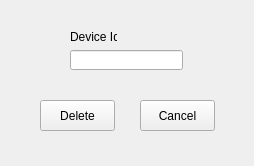
<?xml version="1.0" encoding="UTF-8"?>
<ui version="4.0">
 <class>DeleteClientPup</class>
 <widget class="QWidget" name="DeleteClientPup">
  <property name="geometry">
   <rect>
    <x>0</x>
    <y>0</y>
    <width>254</width>
    <height>166</height>
   </rect>
  </property>
  <property name="windowTitle">
   <string>Form</string>
  </property>
  <widget class="QLineEdit" name="Input_Id">
   <property name="geometry">
    <rect>
     <x>70</x>
     <y>50</y>
     <width>113</width>
     <height>20</height>
    </rect>
   </property>
  </widget>
  <widget class="QLabel" name="Input_Signature_2">
   <property name="geometry">
    <rect>
     <x>70</x>
     <y>30</y>
     <width>47</width>
     <height>13</height>
    </rect>
   </property>
   <property name="text">
    <string>Device Id</string>
   </property>
  </widget>
  <widget class="QPushButton" name="Button_Delete">
   <property name="geometry">
    <rect>
     <x>40</x>
     <y>100</y>
     <width>75</width>
     <height>31</height>
    </rect>
   </property>
   <property name="text">
    <string>Delete</string>
   </property>
   <property name="icon">
    <iconset>
     <normaloff>icons/remove.png</normaloff>icons/remove.png</iconset>
   </property>
  </widget>
  <widget class="QPushButton" name="Button_Cancel">
   <property name="geometry">
    <rect>
     <x>140</x>
     <y>100</y>
     <width>75</width>
     <height>31</height>
    </rect>
   </property>
   <property name="text">
    <string>Cancel</string>
   </property>
   <property name="icon">
    <iconset>
     <normaloff>icons/previous.png</normaloff>icons/previous.png</iconset>
   </property>
  </widget>
 </widget>
 <resources/>
 <connections/>
</ui>
